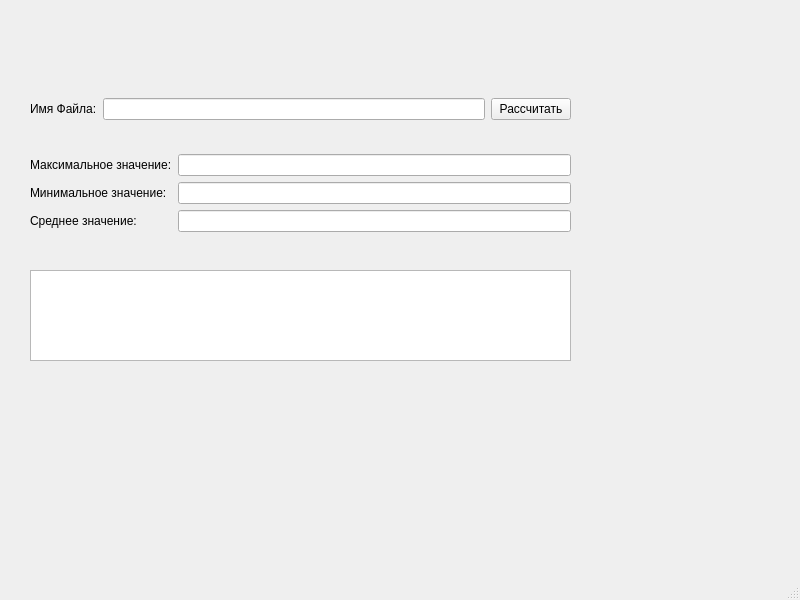
<?xml version="1.0" encoding="UTF-8"?>
<ui version="4.0">
 <class>MainWindow</class>
 <widget class="QMainWindow" name="MainWindow">
  <property name="geometry">
   <rect>
    <x>0</x>
    <y>0</y>
    <width>800</width>
    <height>600</height>
   </rect>
  </property>
  <property name="windowTitle">
   <string>MainWindow</string>
  </property>
  <widget class="QWidget" name="centralwidget">
   <widget class="QTextBrowser" name="textBrowser">
    <property name="geometry">
     <rect>
      <x>30</x>
      <y>270</y>
      <width>541</width>
      <height>91</height>
     </rect>
    </property>
   </widget>
   <widget class="QWidget" name="">
    <property name="geometry">
     <rect>
      <x>30</x>
      <y>70</y>
      <width>541</width>
      <height>191</height>
     </rect>
    </property>
    <layout class="QVBoxLayout" name="verticalLayout">
     <item>
      <layout class="QHBoxLayout" name="horizontalLayout">
       <item>
        <widget class="QLabel" name="label">
         <property name="text">
          <string>Имя Файла:</string>
         </property>
        </widget>
       </item>
       <item>
        <widget class="QLineEdit" name="lineEdit"/>
       </item>
       <item>
        <widget class="QPushButton" name="pushButton">
         <property name="text">
          <string>Рассчитать</string>
         </property>
        </widget>
       </item>
      </layout>
     </item>
     <item>
      <layout class="QGridLayout" name="gridLayout">
       <item row="1" column="0">
        <widget class="QLabel" name="label_3">
         <property name="text">
          <string>Минимальное значение:</string>
         </property>
        </widget>
       </item>
       <item row="2" column="0">
        <widget class="QLabel" name="label_4">
         <property name="text">
          <string>Среднее значение:</string>
         </property>
        </widget>
       </item>
       <item row="0" column="0">
        <widget class="QLabel" name="label_2">
         <property name="text">
          <string>Максимальное значение:</string>
         </property>
        </widget>
       </item>
       <item row="0" column="1">
        <widget class="QLineEdit" name="lineEdit_2"/>
       </item>
       <item row="1" column="1">
        <widget class="QLineEdit" name="lineEdit_3"/>
       </item>
       <item row="2" column="1">
        <widget class="QLineEdit" name="lineEdit_4"/>
       </item>
      </layout>
     </item>
    </layout>
   </widget>
  </widget>
  <widget class="QMenuBar" name="menubar">
   <property name="geometry">
    <rect>
     <x>0</x>
     <y>0</y>
     <width>800</width>
     <height>21</height>
    </rect>
   </property>
  </widget>
  <widget class="QStatusBar" name="statusbar"/>
 </widget>
 <resources/>
 <connections/>
</ui>
